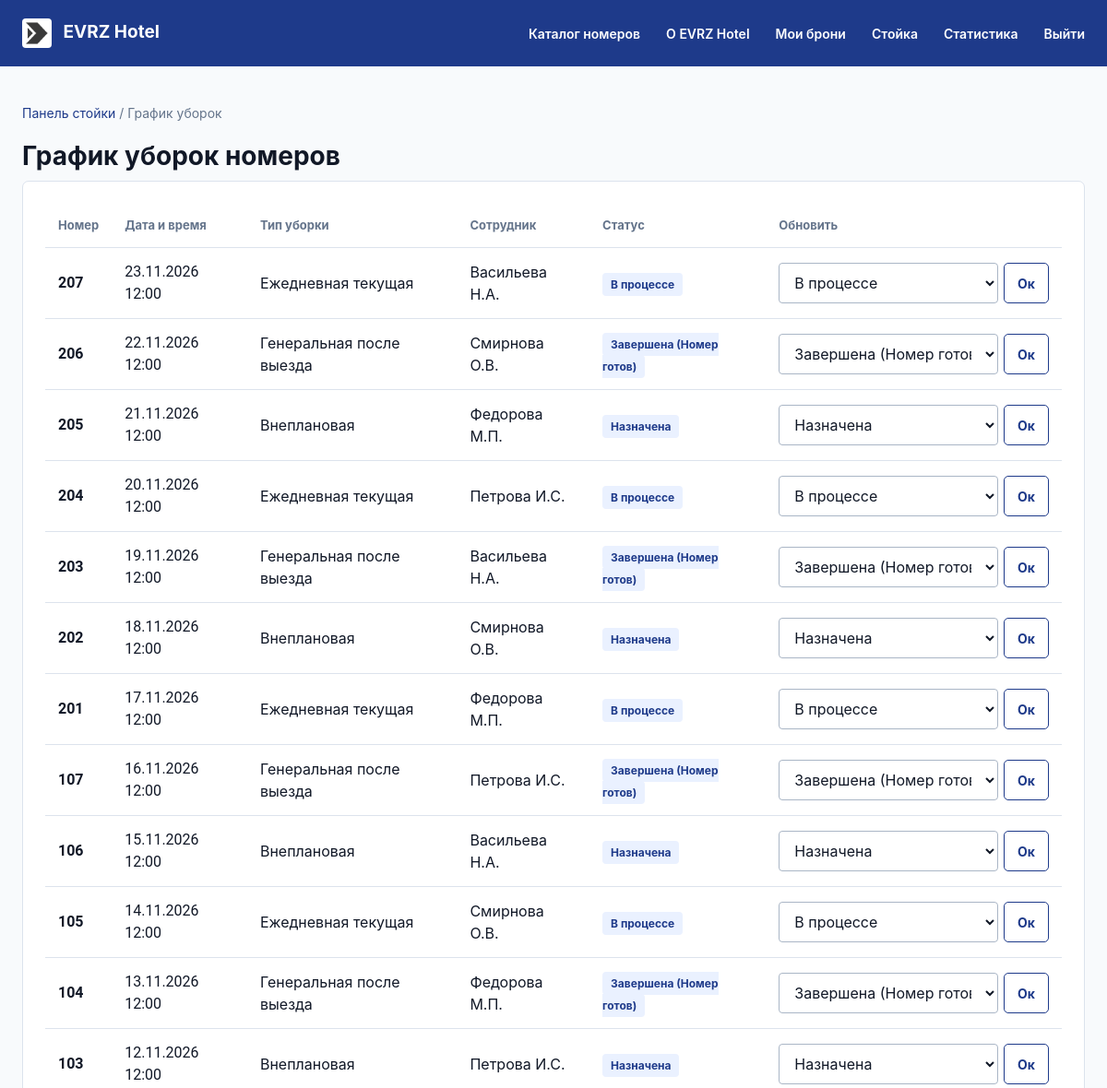
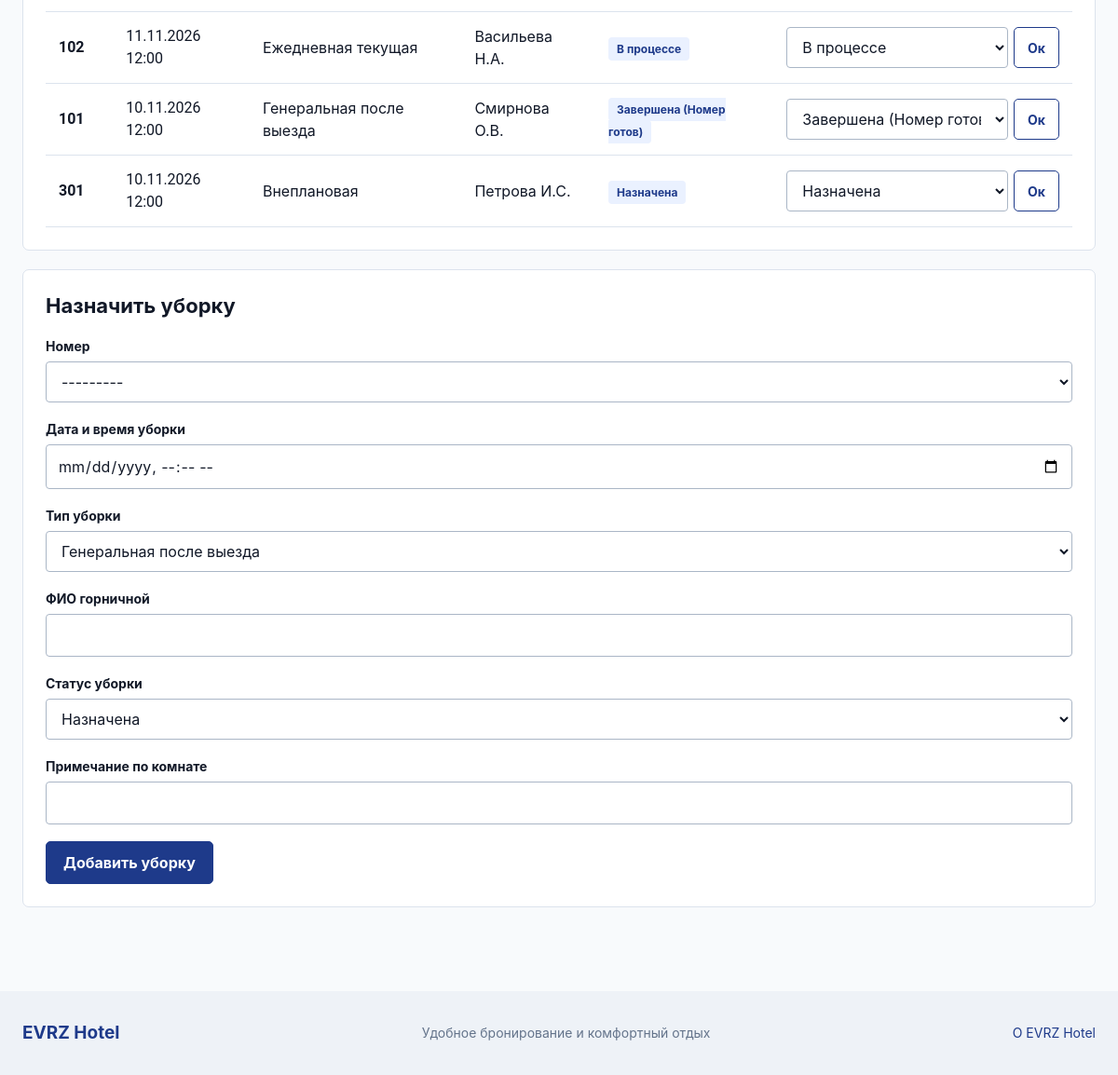
Page /staff/cleaning/ (signed in) on the committed database (2 pictures, top to bottom).
### hotel/models.py (models this page shows, shortened)
class Cleaning(models.Model):
    TYPE_CHOICES = [
        ("checkout", "Генеральная после выезда"),
        ("daily", "Ежедневная текущая"),
        ("extra", "Внеплановая"),
    ]
    STATUS_CHOICES = [
        ("scheduled", "Назначена"),
        ("in_progress", "В процессе"),
        ("completed", "Завершена (Номер готов)"),
    ]
    room = models.ForeignKey(Room, on_delete=models.CASCADE, related_name='cleanings', verbose_name='Номер')
    scheduled_date = models.DateTimeField(verbose_name='Дата и время уборки')
    cleaning_type = models.CharField(max_length=20, choices=TYPE_CHOICES, default='checkout', verbose_name='Тип уборки')
    assigned_staff = models.CharField(max_length=120, verbose_name='ФИО горничной')
    status = models.CharField(max_length=20, choices=STATUS_CHOICES, default='scheduled', verbose_name='Статус уборки')
    notes = models.CharField(max_length=255, blank=True, verbose_name='Примечание по комнате')
    class Meta:
        verbose_name = "Уборка номера"
        verbose_name_plural = "График уборок"
        ordering = ["-scheduled_date"]

class Room(models.Model):
    room_number = models.CharField(max_length=10, unique=True, verbose_name='Номер комнаты')
    room_type = models.ForeignKey(RoomType, on_delete=models.PROTECT, related_name='rooms', verbose_name='Тип номера')
    floor = models.PositiveSmallIntegerField(
        default=1,
        validators=[MinValueValidator(1), MaxValueValidator(30)],
        verbose_name="Этаж"
    )
    amenities = models.ManyToManyField(
        Amenity,
        through="RoomAmenity",
        related_name="rooms",
        blank=True,
        verbose_name="Удобства в номере"
    )
    image = models.ImageField(upload_to='rooms_photos/', blank=True, null=True, verbose_name='Фотография номера')
    is_active = models.BooleanField(default=True, verbose_name='Доступен для бронирования')
    description = models.TextField(blank=True, verbose_name='Особенности номера')
    class Meta:
        verbose_name = "Номер"
        verbose_name_plural = "Номера"
        ordering = ["floor", "room_number"]
        constraints = [
            models.CheckConstraint(check=Q(floor__gte=1), name='room_floor_min_1'),
        ]
    def __str__(self):
        return f"Номер {self.room_number} ({self.room_type.name}, {self.floor} этаж)"

### hotel/views.py (the view, shortened to what this page needs)
# urls.py: path('staff/cleaning/', views.cleaning, name='cleaning'),
@reception_required
def cleaning(request):
    form = CleaningForm(request.POST or None)
    cleanings = Cleaning.objects.select_related('room')
    paginator = Paginator(cleanings, 20)
    page = paginator.get_page(request.GET.get('page'))
    context = {
        'page_obj': page,
        'form': form,
        'status_choices': Cleaning.STATUS_CHOICES,
        'pagination': build_pagination_context(request, page),
    }
    return TemplateResponse(request, 'cleaning.html', context)

### hotel/forms.py
class CleaningForm(forms.ModelForm):
    class Meta:
        model = Cleaning
        fields = ['room', 'scheduled_date', 'cleaning_type', 'assigned_staff', 'status', 'notes']
        widgets = {
            'scheduled_date': forms.DateTimeInput(attrs={'type': 'datetime-local'}),
        }

### hotel/views.py (called while the page is built, shortened)
def reception_required(view_func):
    @wraps(view_func)
    @login_required
    def _wrapped(request, *args, **kwargs):
        return view_func(request, *args, **kwargs)
    return _wrapped

def build_pagination_context(request, page):
    if page.paginator.num_pages <= 1:
        return None

### hotel/templates/cleaning.html (shortened to what this page needs)
{% extends 'base.html' %}
{% block content %}
  <p class="breadcrumbs"><a href="{% url 'staff_bookings' %}">Панель стойки</a> / График уборок</p>
  <h1>График уборок номеров</h1>
  <div class="panel table-wrap">
    <table>
      <thead>
        <tr>
          <th>Номер</th>
          <th>Дата и время</th>
          <th>Тип уборки</th>
          <th>Сотрудник</th>
          <th>Статус</th>
          <th>Обновить</th>
        </tr>
      </thead>
      <tbody>
        {% for item in page_obj %}
          <tr>
            <td class="num"><strong>{{ item.room.room_number }}</strong></td>
            <td class="num">{{ item.scheduled_date|date:'d.m.Y H:i' }}</td>
            <td>{{ item.get_cleaning_type_display }}</td>
            <td>{{ item.assigned_staff }}</td>
            <td>
              <span class="badge {% if item.status == 'completed' %}badge-success{% elif item.status == 'in_progress' %}badge-warning{% endif %}">
                {{ item.get_status_display }}
              </span>
            </td>
            <td>
              <form class="inline-form" method="post" action="{% url 'cleaning' %}">
                <select name="status" aria-label="Статус уборки {{ item.room.room_number }}" style="min-width: 150px; margin-right: 6px;">
                  {% for val, label in status_choices %}
                    <option value="{{ val }}" {% if item.status == val %}selected{% endif %}>{{ label }}</option>
                  {% endfor %}
                </select>
                <button class="small secondary" type="submit">Ок</button>
              </form>
            </td>
          </tr>
        {% empty %}
          <tr><td colspan="6">Задачи на уборку не назначены.</td></tr>
        {% endfor %}
      </tbody>
    </table>
  </div>
  <section class="panel">
    <h2>Назначить уборку</h2>
    <form method="post">
      <div class="form-grid-2">
        {% for field in form %}
          <div class="form-pole">
            <label for="{{ field.id_for_label }}">{{ field.label }}</label>
            {{ field }}
          </div>
        {% endfor %}
      </div>
      <button type="submit">Добавить уборку</button>
    </form>
  </section>
{% endblock %}

### hotel/static/css/styles.css (style rules this page uses)
:root { --color-primary: #1E3A8A; --color-secondary: #3B82F6; --color-accent: #D97706; --color-bg: #F8FAFC; --color-card: #FFFFFF; --color-text: #111827; --color-success: #16A34A; --color-warning: #EAB308; --color-error: #DC2626; --font-main: Inter, Arial, sans-serif; --font-num: Roboto, sans-serif; }
* { box-sizing: border-box; }
html { font-family: var(--font-main); color: var(--color-text); background: var(--color-bg); overflow-x: hidden; }
body { min-height: 100vh; display: flex; flex-direction: column; margin: 0; font-size: 16px; line-height: 1.5; overflow-x: hidden; }
a { color: #1e3a8a; text-decoration: none; }
button, input, select, textarea { font: inherit; }
button, .button { display: inline-flex; align-items: center; justify-content: center; min-height: 44px; padding: 10px 18px; border: 1px solid #1e3a8a; border-radius: 5px; background: #1e3a8a; color: white; font-weight: 700; cursor: pointer; text-align: center; }
.secondary { background: white; color: #1e3a8a; }
.small { min-height: 40px; padding: 8px 14px; font-size: 14px; }
h1, h2, h3, p { margin-top: 0; }
h1 { font-size: 28px; line-height: 1.2; margin-bottom: 9px; }
h2 { font-size: 22px; line-height: 1.3; }
.count, .badge { font-size: 12px; font-weight: 700; border-radius: 4px; padding: 5px 9px; background: #eaf1ff; color: #1e3a8a; white-space: normal; }
.filter, .panel, .card { background: white; border: 1px solid #dce3ed; border-radius: 7px; }
.filter label, .form-pole label { display: block; font-size: 14px; font-weight: 700; margin-bottom: 16px; }
input, select, textarea { width: 100%; min-height: 44px; border: 1px solid #aab6c6; border-radius: 4px; background: white; color: #111827; padding: 10px 12px; }
.breadcrumbs { font-size: 14px; color: #64748b; margin-bottom: 20px; }
.panel { padding: 24px; margin-bottom: 20px; }
.form-pole { margin-bottom: 18px; }
.form-pole label { margin-bottom: 6px; }
.table-wrap { overflow-x: auto; }
table { border-collapse: collapse; width: 100%; min-width: 700px; text-align: left; }
th, td { padding: 14px; border-bottom: 1px solid #dce3ed; }
th { font-size: 13px; color: #64748b; }
.num, .price, .card-bottom strong, .stats-grid .panel strong { font-family: var(--font-num); font-variant-numeric: tabular-nums; }
.inline-form { display: inline-flex; margin: 0; }

### rows in the picture
Cleaning: room.room_number "207", scheduled_date "23.11.2026 12:00", cleaning_type "Ежедневная текущая", assigned_staff "Васильева Н.А.", status "В процессе"
Cleaning: room.room_number "206", scheduled_date "22.11.2026 12:00", cleaning_type "Генеральная после выезда", assigned_staff "Смирнова О.В.", status "Завершена (Номер готов)"
Cleaning: room.room_number "205", scheduled_date "21.11.2026 12:00", cleaning_type "Внеплановая", assigned_staff "Федорова М.П.", status "Назначена"
Cleaning: room.room_number "204", scheduled_date "20.11.2026 12:00", cleaning_type "Ежедневная текущая", assigned_staff "Петрова И.С.", status "В процессе"
Cleaning: room.room_number "203", scheduled_date "19.11.2026 12:00", cleaning_type "Генеральная после выезда", assigned_staff "Васильева Н.А.", status "Завершена (Номер готов)"
Cleaning: room.room_number "202", scheduled_date "18.11.2026 12:00", cleaning_type "Внеплановая", assigned_staff "Смирнова О.В.", status "Назначена"
Cleaning: room.room_number "201", scheduled_date "17.11.2026 12:00", cleaning_type "Ежедневная текущая", assigned_staff "Федорова М.П.", status "В процессе"
Cleaning: room.room_number "107", scheduled_date "16.11.2026 12:00", cleaning_type "Генеральная после выезда", assigned_staff "Петрова И.С.", status "Завершена (Номер готов)"
Cleaning: room.room_number "106", scheduled_date "15.11.2026 12:00", cleaning_type "Внеплановая", assigned_staff "Васильева Н.А.", status "Назначена"
Cleaning: room.room_number "105", scheduled_date "14.11.2026 12:00", cleaning_type "Ежедневная текущая", assigned_staff "Смирнова О.В.", status "В процессе"
Cleaning: room.room_number "104", scheduled_date "13.11.2026 12:00", cleaning_type "Генеральная после выезда", assigned_staff "Федорова М.П.", status "Завершена (Номер готов)"
Cleaning: room.room_number "103", scheduled_date "12.11.2026 12:00", cleaning_type "Внеплановая", assigned_staff "Петрова И.С.", status "Назначена"
Cleaning: room.room_number "102", scheduled_date "11.11.2026 12:00", cleaning_type "Ежедневная текущая", assigned_staff "Васильева Н.А.", status "В процессе"
Cleaning: room.room_number "101", scheduled_date "10.11.2026 12:00", cleaning_type "Генеральная после выезда", assigned_staff "Смирнова О.В.", status "Завершена (Номер готов)"
Cleaning: room.room_number "301", scheduled_date "10.11.2026 12:00", cleaning_type "Внеплановая", assigned_staff "Петрова И.С.", status "Назначена"

### other values in the picture
{{ field.label }} "Номер" "Дата и время уборки" "Тип уборки" "ФИО горничной" "Статус уборки" "Примечание по комнате"
